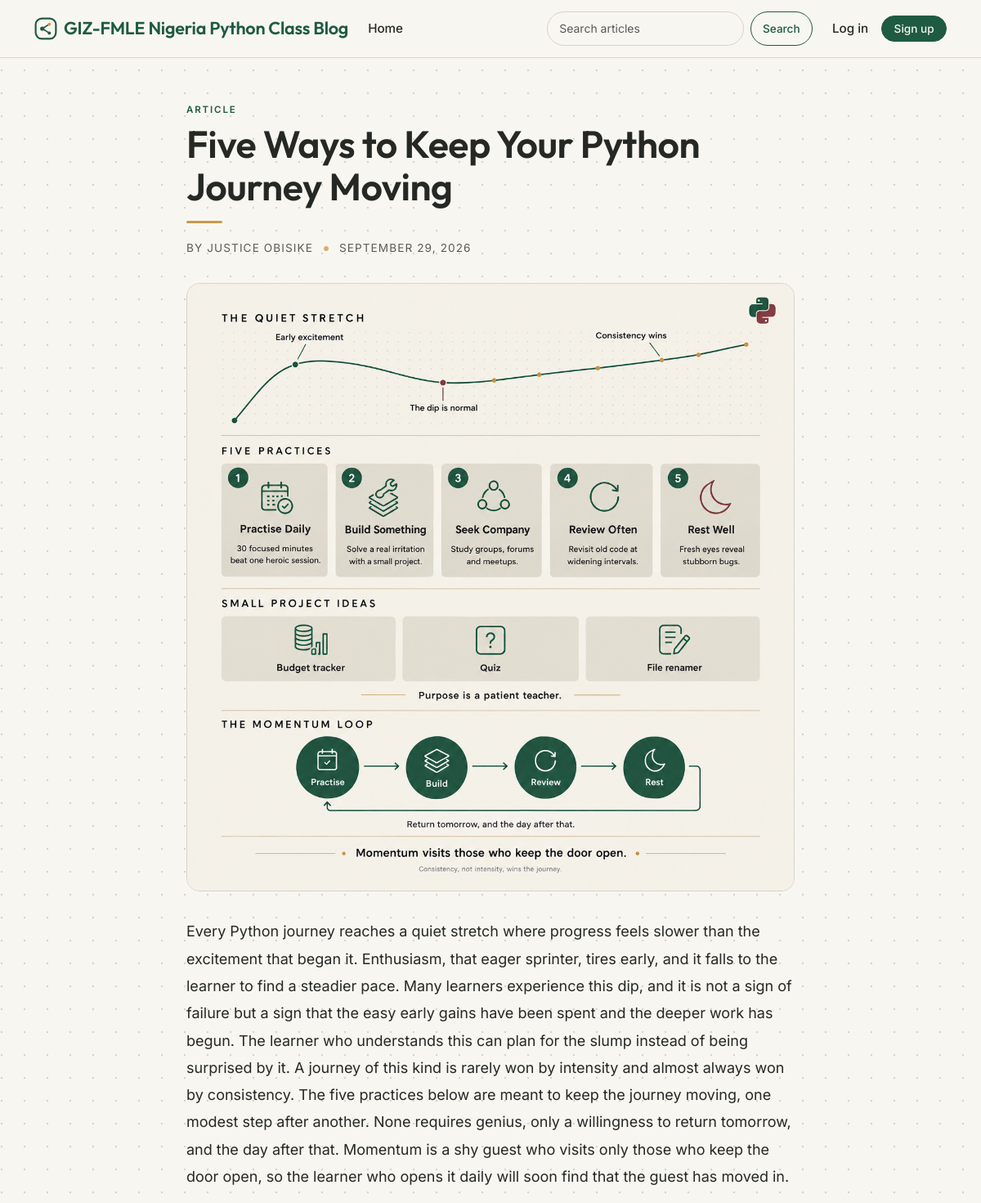
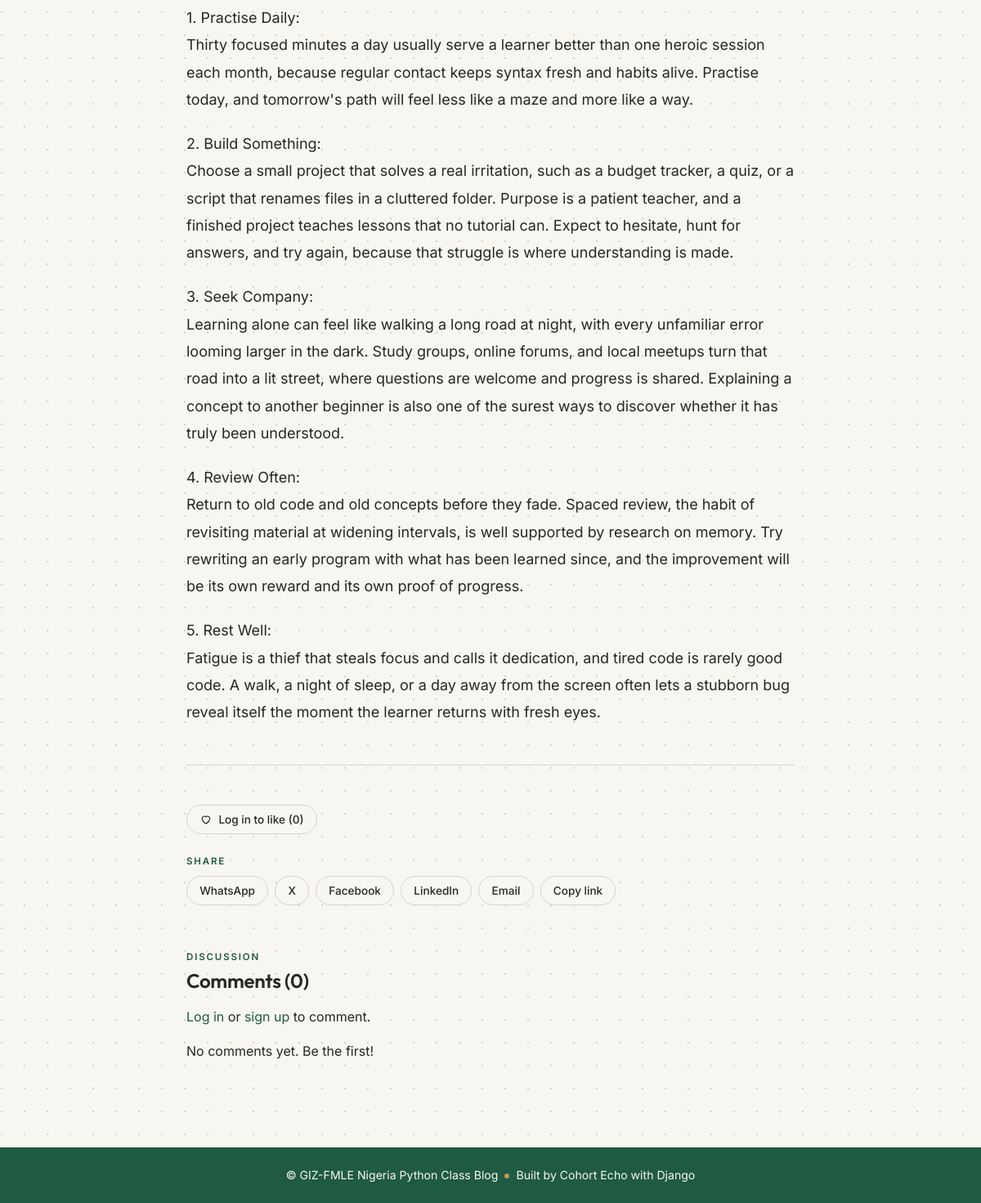
Page /post/five-ways-to-keep-your-python-journey-moving/ on the committed database (2 pictures, top to bottom).
### blog/models.py (models this page shows, shortened)
class Post(models.Model):
    STATUS_CHOICES = [
        ('draft', 'Draft'),
        ('published', 'Published'),
    ]
    title = models.CharField(max_length=200)
    slug = models.SlugField(max_length=220, unique=True, blank=True)
    author = models.ForeignKey(
        settings.AUTH_USER_MODEL, on_delete=models.CASCADE, related_name='posts'
    )
    cover_image = models.ImageField(upload_to='covers/', blank=True, null=True)
    content = models.TextField()
    status = models.CharField(max_length=10, choices=STATUS_CHOICES, default='published')
    created_at = models.DateTimeField(auto_now_add=True)
    updated_at = models.DateTimeField(auto_now=True)
    likes = models.ManyToManyField(
        settings.AUTH_USER_MODEL, related_name='liked_posts', blank=True
    )
    class Meta:
        ordering = ['-created_at']

### blog/views.py (the view)
# urls.py: path('post/<slug:slug>/', views.PostDetailView.as_view(), name='post_detail'),
class PostDetailView(DetailView):
    template_name = 'blog/post_detail.html'
    context_object_name = 'post'
    def get_queryset(self):
        qs = Post.objects.select_related('author').prefetch_related('images')
        user = self.request.user
        if user.is_superuser:
            return qs
        if user.is_authenticated:
            return qs.filter(Q(status='published') | Q(author=user))
        return qs.filter(status='published')
    def get_context_data(self, **kwargs):
        ctx = super().get_context_data(**kwargs)
        post, user = self.object, self.request.user
        ctx['comments'] = post.comments.filter(active=True).select_related('user')
        ctx['comment_form'] = CommentForm()
        ctx['like_count'] = post.likes.count()
        ctx['liked'] = user.is_authenticated and post.likes.filter(pk=user.pk).exists()
        ctx['can_manage'] = is_author(user) and (
            post.author_id == user.pk or user.is_superuser
        )
        return ctx

### blog/forms.py
class CommentForm(forms.ModelForm):
    class Meta:
        model = Comment
        fields = ['body']
        labels = {'body': ''}
        widgets = {
            'body': forms.Textarea(attrs={
                'class': 'form-control', 'rows': 3,
                'placeholder': 'Write a comment...',
            }),
        }

### blog/context_processors.py (called while the page is built)
def author_status(request):
    return {'is_author': is_author(request.user)}

### blog/permissions.py (called while the page is built)
def is_author(user):
    return user.is_authenticated and (
        user.is_superuser or user.groups.filter(name='Authors').exists()
    )

### templates/blog/post_detail.html (shortened to what this page needs)
{% extends 'base.html' %}
{% block content %}
<article class="col-lg-8 mx-auto pt-4">
  <span class="eyebrow">Article</span>
  <h1 class="post-title">{{ post.title }}</h1>
  <div class="amber-rule"></div>
  <p class="post-meta mb-2">
    By {{ post.author.get_full_name|default:post.author.username }}
    <span class="dot-amber"></span>
    {{ post.created_at|date:"F d, Y" }}
  </p>
  {% if post.cover_image %}
    <img src="{{ post.cover_image.url }}" class="post-cover" alt="{{ post.title }}">
  {% endif %}
  <div class="post-content">{{ post.content|linebreaks }}</div>
  <hr class="my-5">
  {% if post.status == 'published' %}
    <div class="mb-4">
      {% if user.is_authenticated %}
        <form method="post" action="{% url 'like_post' post.slug %}" class="d-inline">
          {% csrf_token %}
          <button class="chip {% if liked %}chip--liked{% endif %}">
            <svg viewBox="0 0 24 24"><path d="M12 20s-7-4.4-7-10a4 4 0 0 1 7-2.6A4 4 0 0 1 19 10c0 5.6-7 10-7 10z"/></svg>
            {% if liked %}Liked{% else %}Like{% endif %} ({{ like_count }})
          </button>
        </form>
      {% else %}
        <a href="{% url 'login' %}?next={{ request.path }}" class="chip">
          <svg viewBox="0 0 24 24"><path d="M12 20s-7-4.4-7-10a4 4 0 0 1 7-2.6A4 4 0 0 1 19 10c0 5.6-7 10-7 10z"/></svg>
          Log in to like ({{ like_count }})</a>
      {% endif %}
    </div>
    {% with page_url=request.build_absolute_uri %}
    <div class="mb-5">
      <span class="eyebrow d-block mb-2">Share</span>
      <div class="d-flex flex-wrap gap-2">
        <a class="chip" target="_blank" rel="noopener"
           href="https://wa.me/?text={{ post.title|urlencode:'' }}%20{{ page_url|urlencode:'' }}">WhatsApp</a>
        <a class="chip" target="_blank" rel="noopener"
           href="https://twitter.com/intent/tweet?url={{ page_url|urlencode:'' }}&text={{ post.title|urlencode:'' }}">X</a>
        <a class="chip" target="_blank" rel="noopener"
           href="https://www.facebook.com/sharer/sharer.php?u={{ page_url|urlencode:'' }}">Facebook</a>
        <a class="chip" target="_blank" rel="noopener"
           href="https://www.linkedin.com/sharing/share-offsite/?url={{ page_url|urlencode:'' }}">LinkedIn</a>
        <a class="chip"
           href="mailto:?subject={{ post.title|urlencode:'' }}&body={{ page_url|urlencode:'' }}">Email</a>
        <button type="button" class="chip"
                onclick="navigator.clipboard.writeText(window.location.href).then(() => this.textContent = 'Copied!')">
          Copy link</button>
      </div>
    </div>
    {% endwith %}
    <section id="comments">
      <span class="eyebrow">Discussion</span>
      <h4 class="mt-1 mb-3">Comments ({{ comments|length }})</h4>
      {% if user.is_authenticated %}
        <form method="post" action="{% url 'add_comment' post.slug %}" class="mb-4">
          {% csrf_token %}
          {{ comment_form.body }}
          <button class="btn btn-primary btn-sm mt-2">Post comment</button>
        </form>
      {% else %}
        <p><a href="{% url 'login' %}?next={{ request.path }}">Log in</a> or
           <a href="{% url 'signup' %}">sign up</a> to comment.</p>
      {% endif %}
      {% for comment in comments %}
        <div class="comment-card">
          <div class="d-flex justify-content-between">
            <span class="who">{{ comment.user.username }}</span>
            <span class="when">{{ comment.created_at|timesince }} ago</span>
          </div>
          <p class="mb-1 mt-1">{{ comment.body|linebreaksbr }}</p>
          {% if user == comment.user or user == post.author or user.is_superuser %}
            <form method="post" action="{% url 'delete_comment' comment.pk %}">
              {% csrf_token %}
              <button class="btn btn-link link-delete">Delete</button>
            </form>
          {% endif %}
        </div>
      {% empty %}
        <p>No comments yet. Be the first!</p>
      {% endfor %}
    </section>
  {% endif %}
</article>
{% endblock %}

### static/css/custom.css (style rules this page uses)
:root { --warm-white: #F8F6F0; --forest: #1F5A43; --stone: #D8D3C8; --brick: #8B3A42; --charcoal: #252824; --amber: #C69A4A; --radius: 16px; --font-heading: 'Outfit', 'Poppins', system-ui, sans-serif; --font-body: 'Inter', system-ui, -apple-system, 'Segoe UI', sans-serif; --bs-body-bg: #F8F6F0; --bs-body-bg-rgb: 248, 246, 240; --bs-body-color: #252824; --bs-body-color-rgb: 37, 40, 36; --bs-body-font-family: var(--font-body); --bs-link-color-rgb: 31, 90, 67; --bs-link-hover-color-rgb: 37, 40, 36; --bs-danger-rgb: 139, 58, 66; --bs-border-color: #D8D3C8; }
body { font-family: var(--font-body); color: var(--charcoal); background-color: var(--warm-white); line-height: 1.65; }
h1, h2, h3, h4, h5, h6, .navbar-brand, .display-title { font-family: var(--font-heading); font-weight: 600; letter-spacing: -0.01em; color: var(--charcoal); }
a { text-decoration: none; }
hr { border-color: var(--stone); opacity: 1; }
.eyebrow { font-size: .72rem; letter-spacing: .16em; text-transform: uppercase; font-weight: 600; color: var(--forest); }
.amber-rule { width: 44px; height: 3px; background: var(--amber); border-radius: 2px; margin: .9rem 0 1.2rem; }
.dot-amber { display: inline-block; width: 6px; height: 6px; border-radius: 50%; background: var(--amber); margin: 0 .5rem; vertical-align: middle; }
.icon-stat svg, .chip svg { width: 16px; height: 16px; fill: none; stroke: currentColor; stroke-width: 1.8; stroke-linecap: round; stroke-linejoin: round; }
.chip { display: inline-flex; align-items: center; gap: .45rem; background: var(--warm-white); color: var(--charcoal); border: 1px solid var(--stone); border-radius: 999px; padding: .35rem .95rem; font-family: inherit; font-size: .85rem; font-weight: 500; cursor: pointer; text-decoration: none; transition: border-color .2s ease, color .2s ease; }
.post-title { font-size: clamp(2rem, 4.5vw, 2.9rem); line-height: 1.12; margin: .4rem 0 0; }
.post-meta { font-size: .85rem; letter-spacing: .08em; text-transform: uppercase; opacity: .75; }
.post-cover { width: 100%; border-radius: var(--radius); border: 1px solid var(--stone); margin: 1.5rem 0 2rem; }
.post-content { font-size: 1.125rem; line-height: 1.85; }
.post-content p { margin-bottom: 1.3rem; }

### rows in the picture
Post: title "Five Ways to Keep Your Python Journey Moving", author.get_full_name "JUSTICE OBISIKE", created_at "SEPTEMBER 29, 2026", cover_image (picture), content "Every Python journey reaches a quiet stretch where progress feels slower than the excitement that began it. Enthusiasm, that eager sprinter, tires early, and it falls to the learner to find a steadier pace. Many learners experience this dip, and it is not a sign of failure but a sign that the easy early gains have been spent and the deeper work has begun. The learner who understands this can plan for the slump instead of being surprised by it. A journey of this kind is rarely won by intensity and almost always won by consistency. The five practices below are meant to keep the journey moving, one modest step after another. None requires genius, only a willingness to return tomorrow, and the…"

### other values in the picture
{{ like_count }} "0"
{{ comments|length }} "0"
